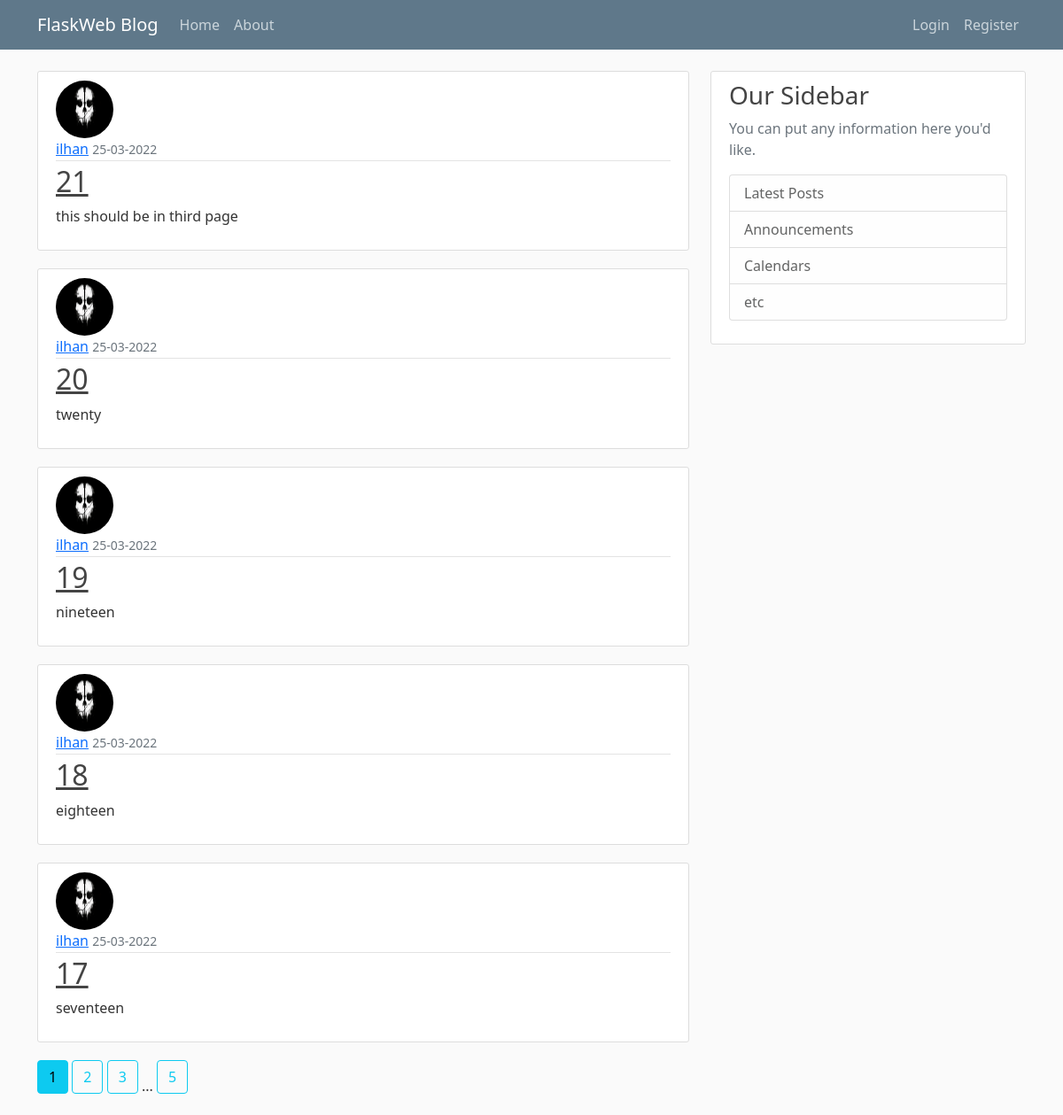
The page /home on the database its author committed.
### flaskweb/models.py (models this page shows, shortened)
class Post(db.Model):
    id = db.Column(db.Integer, primary_key=True)
    title = db.Column(db.String(100), nullable=False)
    date_posted = db.Column(db.DateTime, nullable=False, default=datetime.utcnow)
    content = db.Column(db.Text, nullable=False)
    user_id = db.Column(db.Integer, db.ForeignKey('user.id'), nullable=False)

class User(db.Model, UserMixin):
    id = db.Column(db.Integer, primary_key=True)
    username = db.Column(db.String(20), unique=True, nullable=False)
    email = db.Column(db.String(120), unique=True, nullable=False)
    image_file = db.Column(db.String(20), default='default.jpg', nullable=False)
    password = db.Column(db.String(60), nullable=False)
    posts = db.relationship('Post', backref='author', lazy=True)

### flaskweb/routes.py (the view)
@app.route('/')
@app.route('/home')
def home():
    page = request.args.get('page', 1, type=int)
    posts = Post.query.order_by(Post.date_posted.desc()).paginate(page=page, per_page=5)
    return render_template("home.html", posts=posts)

### flaskweb/templates/home.html
{% extends "layout.html" %}
{% block content %}
    {% for post in posts.items %}
        <article class="media content-section">
          <img class="rounded-circle article-img" src="{{ url_for('static', filename='profile_pics/' + post.author.image_file) }}">
          <div class="media-body">
            <div class="article-metadata">
              <a class="mr-2" href="{{ url_for('user_posts', username=post.author.username) }}">{{ post.author.username }}</a>
              <small class="text-muted">{{ post.date_posted.strftime('%d-%m-%Y') }}</small>
            </div>
            <h2><a class="article-title" href="{{ url_for('post', post_id=post.id) }}">{{ post.title }}</a></h2>
            <p class="article-content">{{ post.content }}</p>
          </div>
        </article>
    {% endfor %}
    {% for page_num in posts.iter_pages(left_edge=1, right_edge=1, left_current=1, right_current=3) %}
      {% if page_num %}
        {% if posts.page == page_num %}
          <a class="btn btn-info mb-4" href="{{ url_for('home', page=page_num) }}">{{ page_num }}</a>
        {% else %}
          <a class="btn btn-outline-info mb-4" href="{{ url_for('home', page=page_num) }}">{{ page_num }}</a>
        {% endif %}
      {% else %}
        ...
      {% endif %}
    {% endfor %}
{% endblock content %}

### flaskweb/templates/layout.html (shortened to what this page needs)
<!DOCTYPE html>
<html>
<head>
    <link href="https://cdn.jsdelivr.net/npm/bootstrap@5.1.3/dist/css/bootstrap.min.css" rel="stylesheet">
    <link rel="stylesheet" type="text/css" href="{{ url_for('static',filename='main.css') }}">
</head>
<body>
    <header class="site-header">
      <nav class="navbar navbar-expand-md navbar-dark bg-steel fixed-top">
        <div class="container">
          <a class="navbar-brand mr-4" href="/">FlaskWeb Blog</a>
          <div class="collapse navbar-collapse" id="navbarToggle">
            <div class="navbar-nav mr-auto">
              <a class="nav-item nav-link" href="{{ url_for('home')}}">Home</a>
              <a class="nav-item nav-link" href="{{ url_for('about')}}">About</a>
            </div>
            <div class="navbar-nav ms-auto">
                {% if current_user.is_authenticated %}
                <a class="nav-item nav-link" href="{{ url_for('new_post')}}">New Post</a>
                <a class="nav-item nav-link" href="{{ url_for('account')}}">Account</a>
                <a class="nav-item nav-link" href="{{ url_for('logout')}}">Logout</a>
                {% else %}
              <a class="nav-item nav-link" href="{{ url_for('login')}}">Login</a>
              <a class="nav-item nav-link" href="{{ url_for('register')}}">Register</a>
                {% endif %}
            </div>
          </div>
        </div>
      </nav>
    </header>
    <main role="main" class="container">
      <div class="row">
        <div class="col-md-8">
          {% block content %}{% endblock %}
        </div>
        <div class="col-md-4">
          <div class="content-section">
            <h3>Our Sidebar</h3>
            <p class='text-muted'>You can put any information here you'd like.
              <ul class="list-group">
                <li class="list-group-item list-group-item-light">Latest Posts</li>
                <li class="list-group-item list-group-item-light">Announcements</li>
                <li class="list-group-item list-group-item-light">Calendars</li>
                <li class="list-group-item list-group-item-light">etc</li>
              </ul>
            </p>
          </div>
        </div>
      </div>
    </main>
</body>
</html>

### flaskweb/static/main.css (style rules this page uses)
body { background: #fafafa; color: #333333; margin-top: 5rem; }
h1, h2, h3, h4, h5, h6 { color: #444444; }
.bg-steel { background-color: #5f788a; }
.site-header .navbar-nav .nav-link { color: #cbd5db; }
.content-section { background: #ffffff; padding: 10px 20px; border: 1px solid #dddddd; border-radius: 3px; margin-bottom: 20px; }
.article-title { color: #444444; }
.article-content { white-space: pre-line; }
.article-img { height: 65px; width: 65px; margin-right: 16px; }
.article-metadata { padding-bottom: 1px; margin-bottom: 4px; border-bottom: 1px solid #e3e3e3 }

### rows shown on the page
Post: image_file (picture), author.username "ilhan", date_posted "25-03-2022", title "21", content "this should be in third page"
Post: image_file (picture), author.username "ilhan", date_posted "25-03-2022", title "20", content "twenty"
Post: image_file (picture), author.username "ilhan", date_posted "25-03-2022", title "19", content "nineteen"
Post: image_file (picture), author.username "ilhan", date_posted "25-03-2022", title "18", content "eighteen"
Post: image_file (picture), author.username "ilhan", date_posted "25-03-2022", title "17", content "seventeen"

### other values the page prints
{{ page_num }} "1"
{{ page_num }} "2" "3" "5"
